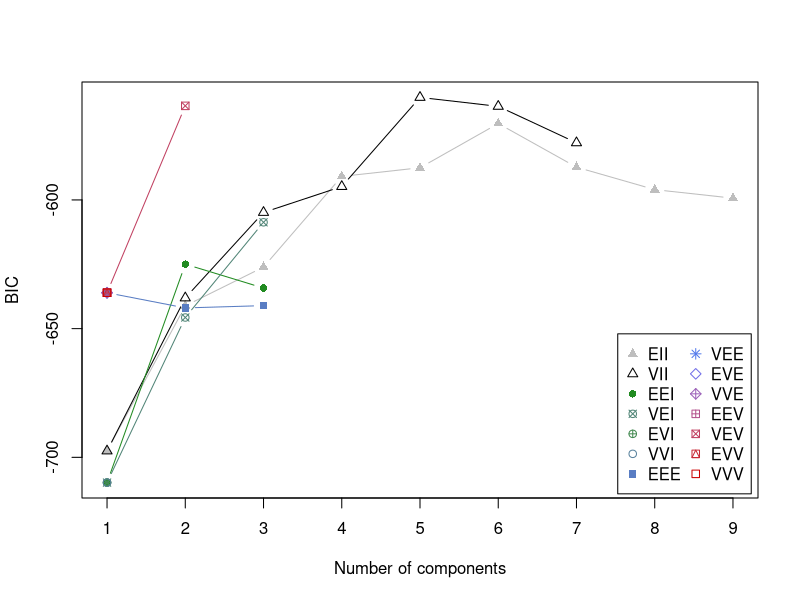
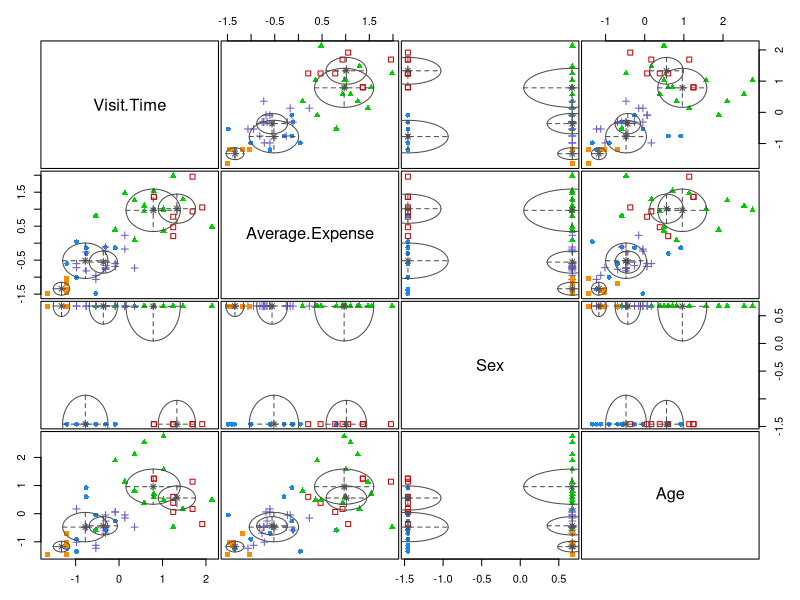
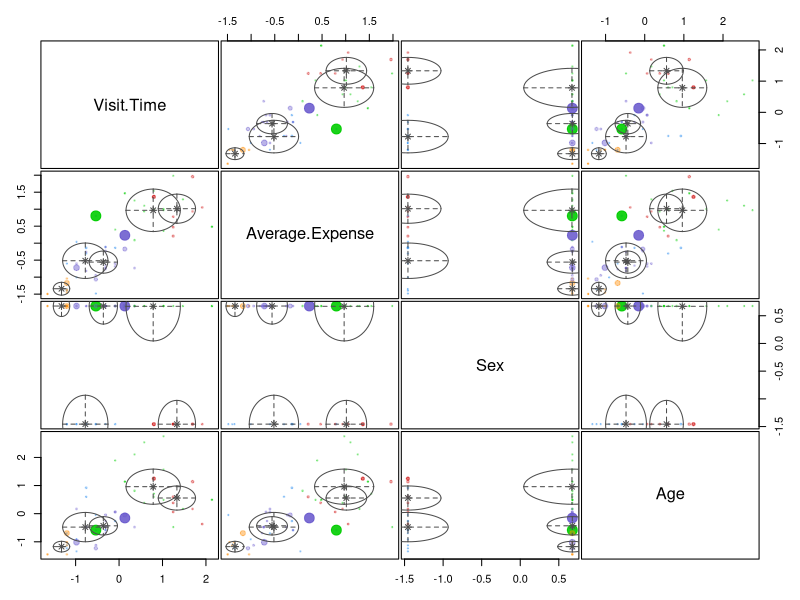
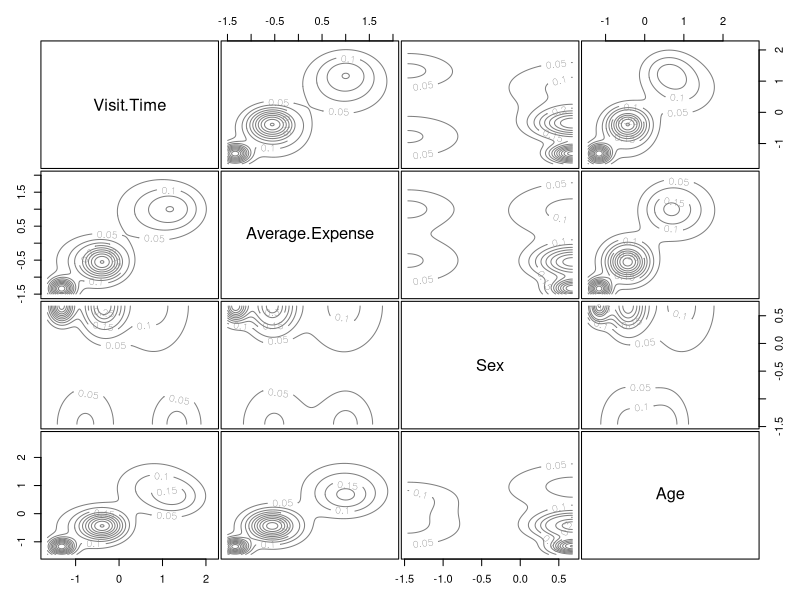

Source code (R) for these figures, in order:
# Clustering data with the model-based method

# Model-based clustering techniques assume varieties of data models and apply an EM algorithm to obtain the most likely model, and further use the model to infer the most likely number of clusters

customer = read.csv('clustering/data/customer.csv', header = TRUE)
customer = scale(customer[,-1])

library(mclust) # install.packages("mclust")

# Perfom model-based clustering on the customer dataset
mb = Mclust(customer)

plot(mb)

# Summary function will return the most likely model and number of clusters
summary(mb)
